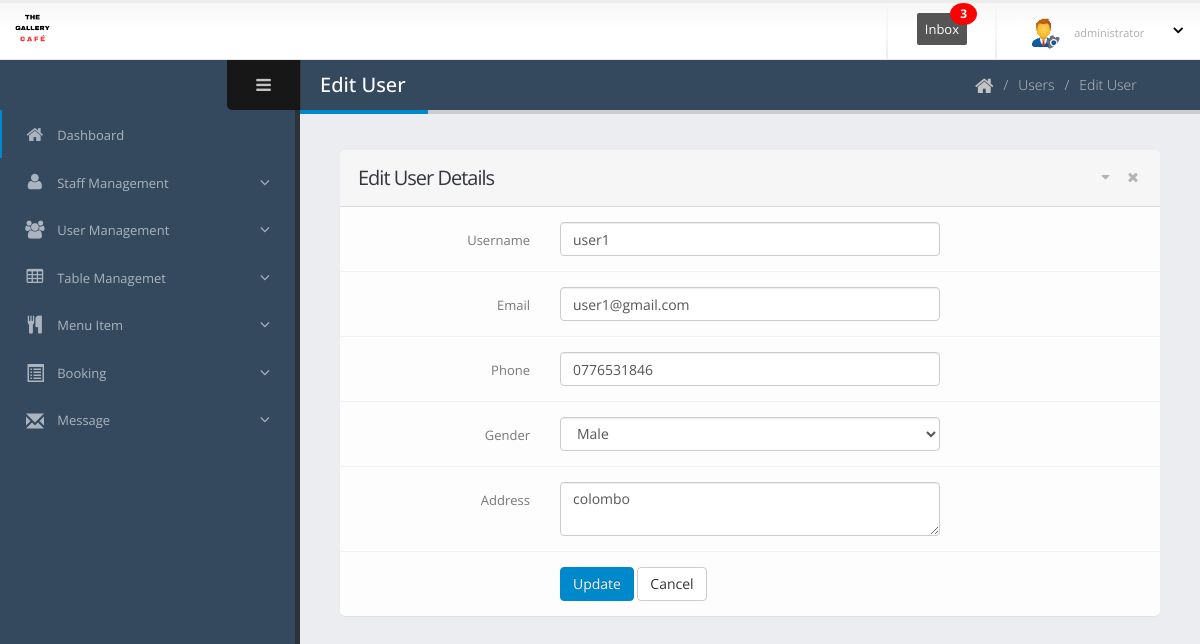
Screenshot of /dashboard/user-edit.php?id=9 (signed in) with the database file from the repository.
### tables this page shows
CREATE TABLE `users` (
  `id` int(11) NOT NULL,
  `username` varchar(100) NOT NULL,
  `email` varchar(100) NOT NULL,
  `phone` varchar(15) NOT NULL,
  `address` text NOT NULL,
  `gender` enum('Male','Female') NOT NULL,
  `password` varchar(255) NOT NULL,
  `created_at` timestamp NOT NULL DEFAULT current_timestamp(),
  `status` int(11) DEFAULT NULL,
  `role` varchar(50) NOT NULL
);

### dashboard/user-edit.php (the view, shortened to what this page needs)
<?php
$con = connect();
if (isset($_GET['id'])) {
    $id = $_GET['id'];
    $sql = "SELECT * FROM `users` WHERE id = ?";
    $stmt = $con->prepare($sql);
    $stmt->bind_param('i', $id);
    $stmt->execute();
    $result = $stmt->get_result();
    $user = $result->fetch_assoc();
} else {
    echo '<script>window.location="user-list.php"</script>';
}
?>
<!doctype html>
<html class="fixed">
    <?php include 'main/header.php'; ?>
    <body>
        <section class="body">
            <?php include 'main/top-bar.php'; ?>
            <div class="inner-wrapper">
                <?php include 'main/left-bar.php'; ?>
                <section role="main" class="content-body">
                    <header class="page-header">
                        <h2>Edit User</h2>
                        <div class="right-wrapper pull-right">
                            <ol class="breadcrumbs">
                                <li>
                                    <a href="index.php">
                                        <i class="fa fa-home"></i>
                                    </a>
                                </li>
                                <li><span>Users</span></li>
                                <li><span>Edit User</span></li>
                            </ol>
                            <a class="sidebar-right-toggle" data-open="sidebar-right"></a>
                        </div>
                    </header>
                    <section class="panel">
                        <header class="panel-heading">
                            <div class="panel-actions">
                                <a href="#" class="fa fa-caret-down"></a>
                                <a href="#" class="fa fa-times"></a>
                            </div>
                            <h2 class="panel-title">Edit User Details</h2>
                        </header>
                        <div class="panel-body">
                            <form method="POST" class="form-horizontal form-bordered">
                                <div class="form-group">
                                    <label class="col-md-3 control-label" for="username">Username</label>
                                    <div class="col-md-6">
                                        <input type="text" class="form-control" name="username" value="<?php echo $user['username']; ?>" required>
                                    </div>
                                </div>
                                <div class="form-group">
                                    <label class="col-md-3 control-label" for="email">Email</label>
                                    <div class="col-md-6">
                                        <input type="email" class="form-control" name="email" value="<?php echo $user['email']; ?>" required>
                                    </div>
                                </div>
                                <div class="form-group">
                                    <label class="col-md-3 control-label" for="phone">Phone</label>
                                    <div class="col-md-6">
                                    <input type="tel" class="form-control" name="phone" value="<?php echo $user['phone']; ?>" maxlength="10" required pattern="\d{10}" title="Please enter a 10-digit phone number">
                                    </div>
                                </div>
                                <div class="form-group">
                                    <label class="col-md-3 control-label" for="gender">Gender</label>
                                    <div class="col-md-6">
                                        <select class="form-control" name="gender" required>
                                            <option value="Male" <?php if ($user['gender'] == 'Male') echo 'selected'; ?>>Male</option>
                                        </select>
                                    </div>
                                </div>
                                <div class="form-group">
                                    <label class="col-md-3 control-label" for="address">Address</label>
                                    <div class="col-md-6">
                                        <textarea class="form-control" name="address" required><?php echo $user['address']; ?></textarea>
                                    </div>
                                </div>
                                <div class="form-group">
                                    <div class="col-md-6 col-md-offset-3">
                                        <button type="submit" name="update" class="btn btn-primary">Update</button>
                                        <a href="user-list.php" class="btn btn-default">Cancel</a>
                                    </div>
                                </div>
                            </form>
                        </div>
                    </section>
                </section>
            </div>
        </section>
    </body>
</html>

### dashboard/assets/stylesheets/skins/default.css (style rules this page uses)
a, .btn-link { color: #0088cc; }
body .btn-primary { color: #ffffff; text-shadow: 0 -1px 0 rgba(0, 0, 0, 0.25); background-color: #0088cc; border-color: #0088cc; }
.page-header h2 { border-bottom-color: #0088cc; }

### rows the page displays
users: username "user1", email "user1@gmail.com", phone "0776531846", gender "Male", address "colombo"
